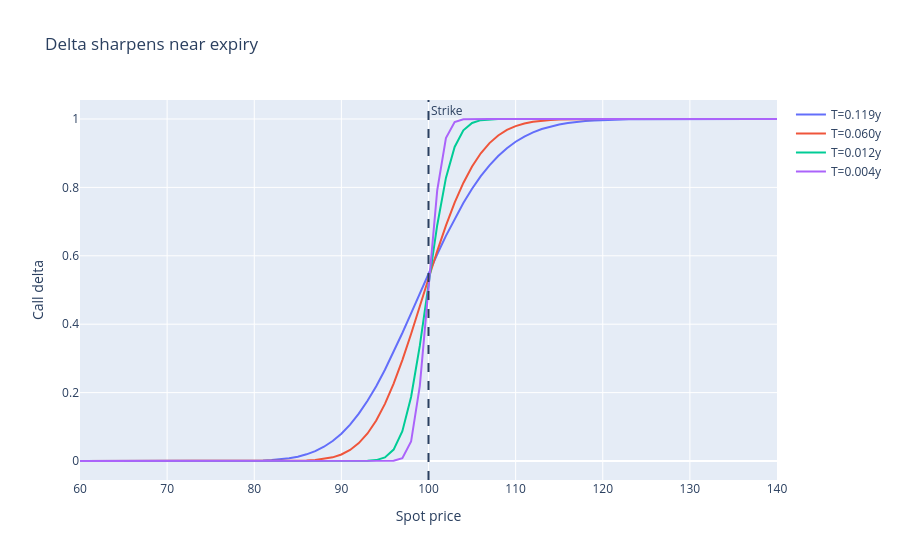

The code cell stored with this chart in its notebook:
### Markdown cell above
As expiry approaches, call delta approaches an intrinsic-value step function: close to 0 below the strike and close to 1 above it.

### Code cell
time_grid = np.array([T_years, T_years / 2, max(dt, T_years / 10), dt])
fig = go.Figure()
for tau in time_grid:
    fig.add_trace(go.Scatter(x=spots, y=call_delta(spots, K, r, sigma, tau), name=f"T={tau:.3f}y"))
fig.add_vline(x=K, line_dash="dash", annotation_text="Strike")
fig.update_layout(title="Delta sharpens near expiry", xaxis_title="Spot price", yaxis_title="Call delta")
print(f"Displayed {len(time_grid)} time-to-expiry slices")
fig.show()
